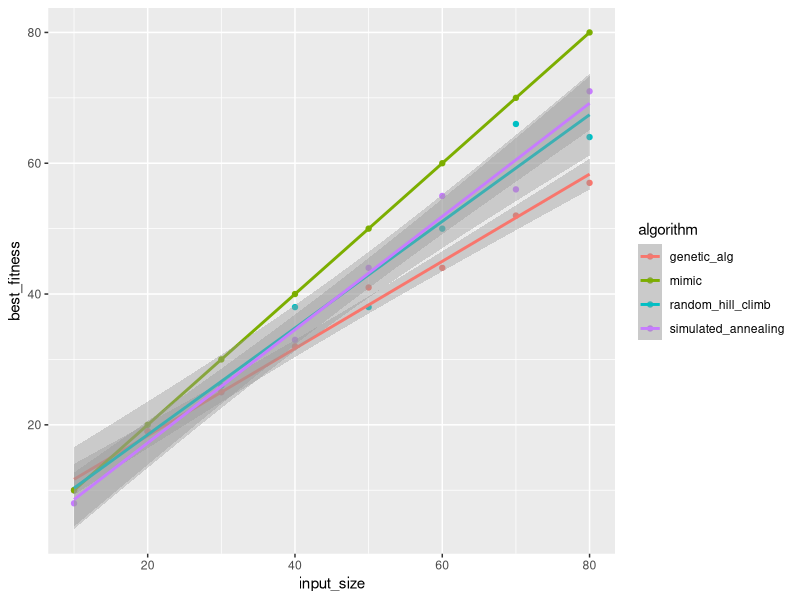
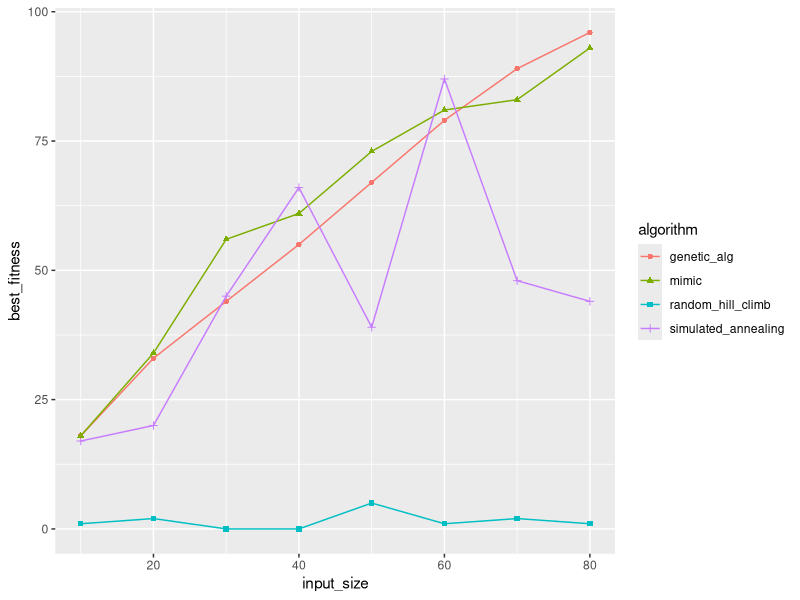
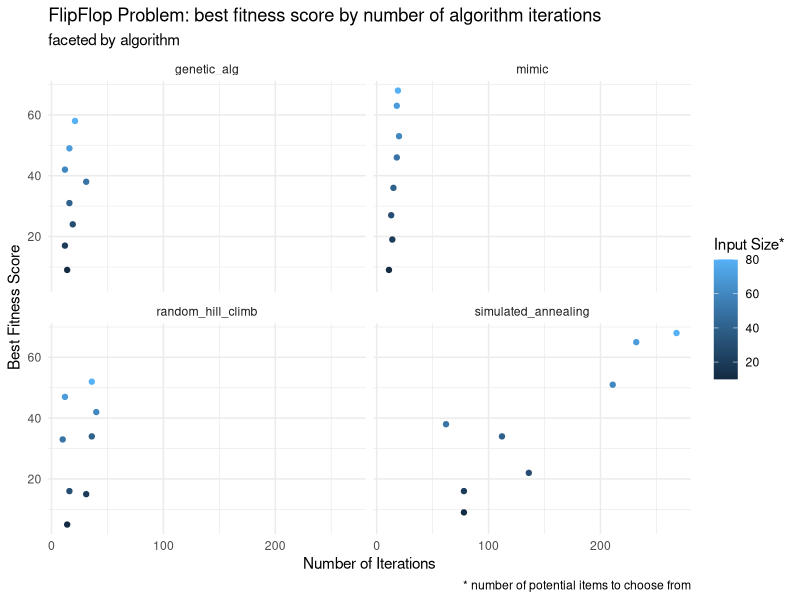
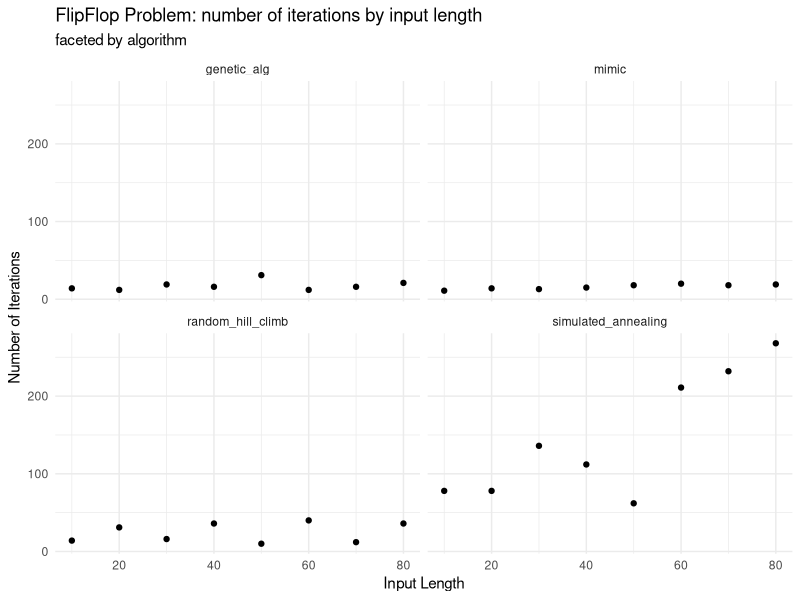
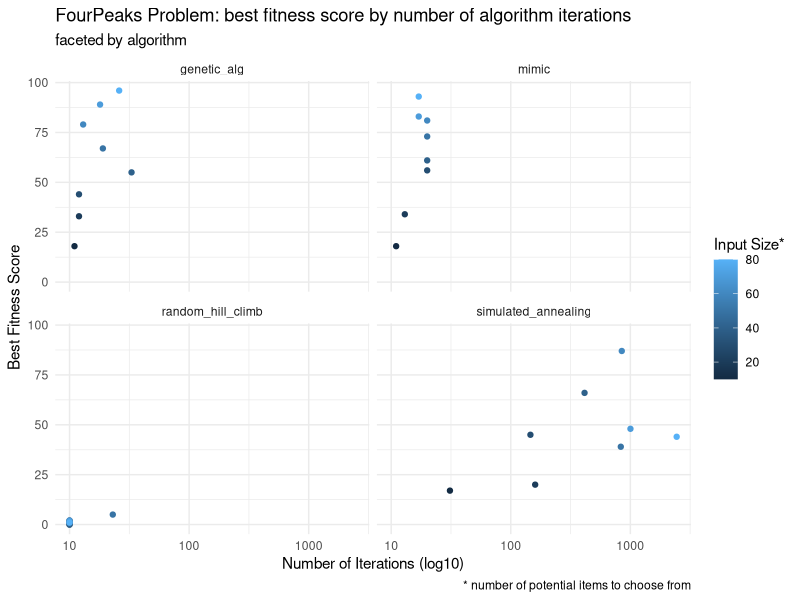
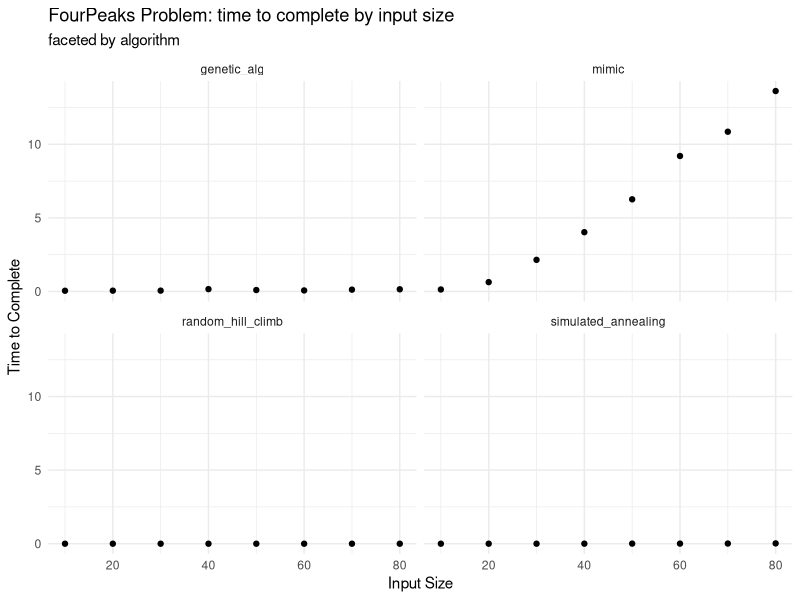
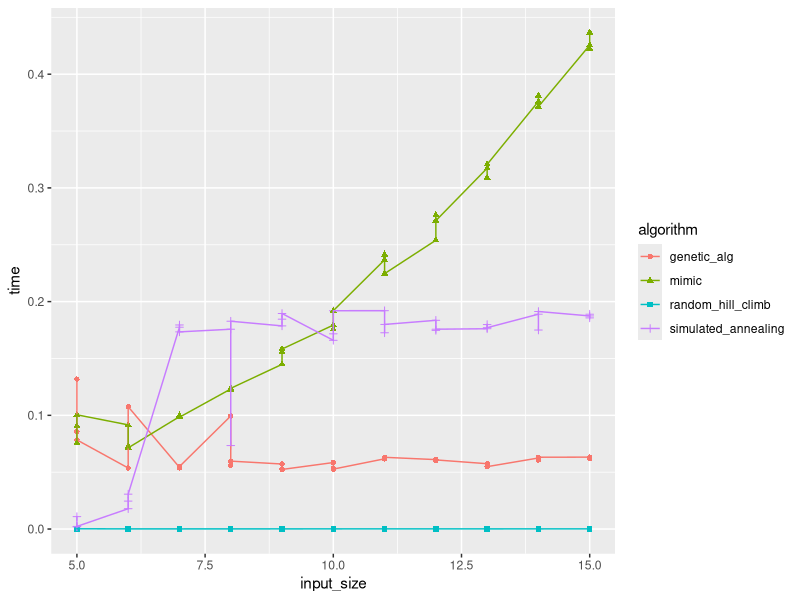
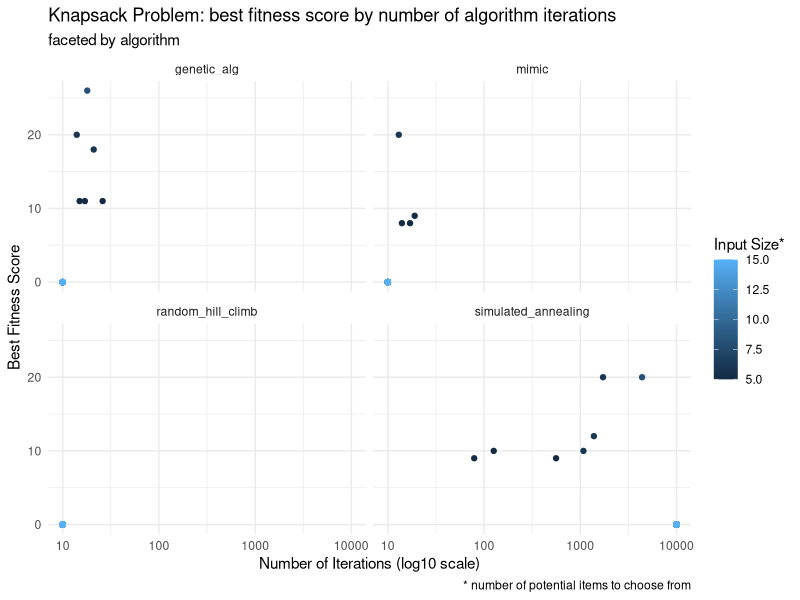

Recreate these plots in R, in order.

library(data.table)
library(magrittr)
library(ggplot2)

setwd('~/School/assignment_2/')

df = fread('20221014-rand-opt159.csv')

df[fitness=='OneMax'] %>%
  ggplot(aes(x=input_size, y = best_fitness, color = algorithm)) +
  geom_point() +
  geom_smooth(method='lm')

### OneMax iterations much higher for random and simulated annealing
### FlopFlop iterations much higher for simulated annealing
### 4 Peaks iterations much higher for simulated annealing

### 4 peaks mimic and genetit outperform simluated annealing and much
# outperform random
### Flip Flop performance is pretty similar
### OneMax too

# mimic performs best on fourpeaks

df[fitness=='FourPeaks'] %>%
  ggplot(aes(x=input_size, y = best_fitness, color = algorithm)) +
  geom_point(aes(shape=algorithm)) +
  # geom_smooth(method='lm')
  geom_line()

## simulated annealing
(
  plot = df[fitness=='FlipFlop'] %>%
    ggplot(aes(x = number_of_iterations, y = best_fitness)) +
    geom_point(aes(color = input_size)) +
    facet_wrap(~algorithm) +
    theme_minimal() +
    labs(
      x = 'Number of Iterations',
      y = 'Best Fitness Score',
      color = 'Input Size*',
      caption = '* number of potential items to choose from',
      title = 'FlipFlop Problem: best fitness score by number of algorithm iterations',
      subtitle = 'faceted by algorithm'
    )
)

ggsave('plots/flipflop.png', width=8, height=4, dpi=300)

(
  plot = df[fitness=='FlipFlop'] %>%
    ggplot(aes(x = input_size, y = number_of_iterations)) +
    # geom_point(aes(color = input_size)) +
    geom_point() +
    facet_wrap(~algorithm) +
    theme_minimal() +
    labs(
      y = 'Number of Iterations',
      x = 'Input Length',
      title = 'FlipFlop Problem: number of iterations by input length',
      subtitle = 'faceted by algorithm'
    )
)

ggsave('plots/flipflop2.png', width=8, height=4, dpi=300)


## MIMIC
(
  plot = df[fitness=='FourPeaks'] %>%
    ggplot(aes(x = number_of_iterations, y = best_fitness)) +
    geom_point(aes(color = input_size)) +
    facet_wrap(~algorithm) +
    theme_minimal() +
    scale_x_log10() +
    labs(
      x = 'Number of Iterations (log10)',
      y = 'Best Fitness Score',
      color = 'Input Size*',
      caption = '* number of potential items to choose from',
      title = 'FourPeaks Problem: best fitness score by number of algorithm iterations',
      subtitle = 'faceted by algorithm'
    )
)

ggsave('plots/4peaks.png', width=8, height=4, dpi=300)

(
  plot = df[fitness=='FourPeaks'] %>%
    ggplot(aes(x = input_size, y = time)) +
    geom_point() +
    facet_wrap(~algorithm) +
    theme_minimal() +
    labs(
      x = 'Input Size',
      y = 'Time to Complete',
      title = 'FourPeaks Problem: time to complete by input size',
      subtitle = 'faceted by algorithm'
    )
)

ggsave('plots/4peaks2.png', width=8, height=4, dpi=300)

### KNAPSACK
bag = fread('20221015-knapsack-131.csv')

bag %>%
  ggplot(aes(x=input_size, y = time, color = algorithm)) +
  geom_point(aes(shape=algorithm)) +
  # geom_smooth(method='lm')
  geom_line()

(
plot = bag %>%
  ggplot(aes(x = number_of_iterations, y = best_fitness)) +
  geom_point(aes(color = input_size)) +
  facet_wrap(~algorithm) +
  theme_minimal() +
  scale_x_log10() +
  labs(
    x = 'Number of Iterations (log10 scale)',
    y = 'Best Fitness Score',
    color = 'Input Size*',
    caption = '* number of potential items to choose from',
    title = 'Knapsack Problem: best fitness score by number of algorithm iterations',
    subtitle = 'faceted by algorithm'
  )
)

ggsave('plots/knapsack.png', width=8, height=4, dpi=300)


(
  plot = bag %>%
    ggplot(aes(x = time, y = best_fitness)) +
    geom_point(aes(color = input_size)) +
    facet_wrap(~algorithm) +
    theme_minimal() +
    # scale_x_log10() +
    labs(
      x = 'Time to complete (seconds)',
      y = 'Best Fitness Score',
      color = 'Input Size*',
      caption = '* number of potential items to choose from',
      title = 'Knapsack Problem: best fitness score by time to complete',
      subtitle = 'faceted by algorithm'
    )
)

ggsave('plots/knapsack2.png', width=8, height=4, dpi=300)

######## NN

nn = fread('20221015-nn.csv')
nn$fitness_curve = NULL

(
  plot = nn[hidden_nodes=="[8]"] %>%
    ggplot(aes(x=sample_size)) +
    geom_point(aes(y=train_accuracy, color='train_accuracy'), size=0.5) +
    geom_point(aes(y=test_accuracy, color='test_accuracy'), size=0.5) +
    geom_smooth(aes(y=train_accuracy, color='train_accuracy'), alpha=0.2) +
    geom_smooth(aes(y=test_accuracy, color='test_accuracy'), alpha=0.2) +
    facet_wrap(~algorithm) +
    theme_minimal() +
    labs(
      x = 'Sample Size',
      y = 'Accuracy',
      color = NULL,
      title = 'Neural Network: accuracy by sample size',
      subtitle = 'faceted by algorithm'
    )
)

ggsave('plots/nn1-accuracy.png', height=4, width=8, dpi=300)

(
  plot = nn[hidden_nodes=="[8]"] %>%
    ggplot(aes(x=sample_size)) +
    geom_point(aes(y=f1_train, color='train f1'), size=0.5) +
    geom_point(aes(y=f1_test, color='test f1'), size=0.5) +
    geom_smooth(aes(y=f1_train, color='train f1'), alpha=0.2) +
    geom_smooth(aes(y=f1_test, color='test f1'), alpha=0.2) +
    facet_wrap(~algorithm) +
    theme_minimal() +
    labs(
      x = 'Sample Size',
      y = 'f1-score',
      color = NULL,
      title = 'Neural Network: f1 score by sample size',
      subtitle = 'faceted by algorithm'
    )
)

ggsave('plots/nn1-f1.png', height=4, width=8, dpi=300)

(
  plot = nn[hidden_nodes == "[8]" & sample_size == 1932] %>%
    ggplot(aes(x = train_accuracy, fill = algorithm)) +
    geom_histogram(show.legend = F) +
    facet_wrap(~algorithm) +
    theme_minimal() +
    labs(
      x = 'Training Accuracy',
      y = 'Count',
      title = 'Training Accuracy Distirbution over numerous independent model fits',
      subtitle='faceted by algorithm'
    )
)

ggsave('plots/nn1-accuracy-dist.png', height=4, width=8, dpi=300)


nn[hidden_nodes == "[8]" & sample_size == 1932][order(-f1_train)][1]

"
best: genetic algorithm

train_accuracy test_accuracy    f1_train    f1_test
0.9415114     0.9378882 0.763102725 0.73214286
"

# nn = fread('20221015-nn-2.csv')
# 
# nn[hidden_nodes == "[8]" & sample_size == 1932][order(-f1_train)][1]
# 
# 
# nn[hidden_nodes == "[8]" & max_iters==400] %>%
#   ggplot(aes(x = sample_size)) +
#   geom_point(aes(y=train_accuracy, color='train_accuracy'), size=0.5) +
#   geom_point(aes(y=test_accuracy, color='test_accuracy'), size=0.5) +
#   geom_smooth(aes(y=train_accuracy, color='train_accuracy'), alpha=0.2) +
#   geom_smooth(aes(y=test_accuracy, color='test_accuracy'), alpha=0.2) +
#   facet_wrap(~algorithm) +
#   theme_minimal()


